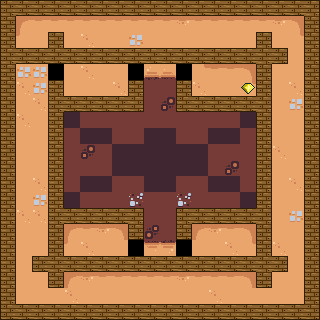

This game map was drawn from its Tiled (.tmx) file and the tilesets committed beside it. A one-line description and the trimmed map source follow:
An orthogonal 20x20 tile map with 16x16 px tiles, 3 tile layers (ground, obstacle, diamond), 8 tilesets and 18 objects (5x spider-enemy-small, player, exit-point, monster-enemy-blue, key-blue, ...).

<map version="1.10" tiledversion="1.10.2" orientation="orthogonal" renderorder="right-down" width="20" height="20" tilewidth="16" tileheight="16" infinite="0" nextlayerid="12" nextobjectid="21">
 <tileset firstgid="1" source="../tsx/ground.tsx" />
 <tileset firstgid="17" source="../tsx/single-wood-wall.tsx" />
 <tileset firstgid="33" source="../tsx/door.tsx" />
 <tileset firstgid="45" source="../tsx/collectable.tsx" />
 <tileset firstgid="61" source="../tsx/player.tsx" />
 <tileset firstgid="101" source="../tsx/misc.tsx" />
 <tileset firstgid="117" source="../tsx/monster-enemy-blue.tsx" />
 <tileset firstgid="125" source="../tsx/spider-enemy-small.tsx" />
 <layer id="1" name="ground" width="20" height="20">
  <data>[400 cells, 240 non-empty, 14 distinct tile ids]</data>
 </layer>
 <objectgroup id="7" name="major-game-item">
  <object id="13" name="player" gid="61" x="16" y="32" width="16" height="16">
   <properties>
    <property name="speed" type="float" value="5" />
   </properties>
  </object>
  <object id="14" name="exit-point" gid="101" x="272" y="48" width="16" height="16" />
 </objectgroup>
 <layer id="2" name="obstacle" width="20" height="20">
  <data>[400 cells, 160 non-empty, 14 distinct tile ids]</data>
 </layer>
 <group id="9" name="enemy">
  <objectgroup id="10" name="monster-enemy">
   <object id="15" name="monster-enemy-blue" gid="117" x="144" y="160" width="16" height="16">
    <properties>
     <property name="damage_power" type="int" value="2" />
     <property name="energy" type="int" value="100" />
     <property name="score" type="int" value="50" />
     <property name="speed" type="float" value="2" />
     <property name="start_delay" type="int" value="0" />
    </properties>
   </object>
  </objectgroup>
  <objectgroup id="11" name="spider-enemy">
   <object id="16" name="spider-enemy-small" gid="125" x="288" y="32" width="16" height="16">
    <properties>
     <property name="damage_power" type="int" value="2" />
     <property name="energy" type="int" value="100" />
     <property name="motion_schedule" value="0, 60, 30" />
     <property name="net_length" type="int" value="3" />
     <property name="score" type="int" value="80" />
     <property name="speed" type="float" value="2" />
    </properties>
   </object>
   <object id="17" name="spider-enemy-small" gid="125" x="272" y="288" width="16" height="16">
    <properties>
     <property name="damage_power" type="int" value="2" />
     <property name="energy" type="int" value="100" />
     <property name="motion_schedule" value="0, 30, 30" />
     <property name="net_length" type="int" value="1" />
     <property name="score" type="int" value="80" />
     <property name="speed" type="float" value="1.5" />
    </properties>
   </object>
   <object id="18" name="spider-enemy-small" gid="125" x="224" y="80" width="16" height="16">
    <properties>
     <property name="damage_power" type="int" value="2" />
     <property name="energy" type="int" value="100" />
     <property name="motion_schedule" value="0, 20, 20, 20, 50" />
     <property name="net_length" type="int" value="1" />
     <property name="score" type="int" value="80" />
     <property name="speed" type="float" value="3.5" />
    </properties>
   </object>
   <object id="19" name="spider-enemy-small" gid="125" x="208" y="240" width="16" height="16">
    <properties>
     <property name="damage_power" type="int" value="2" />
     <property name="energy" type="int" value="100" />
     <property name="motion_schedule" value="30" />
     <property name="net_length" type="int" value="1" />
     <property name="score" type="int" value="80" />
     <property name="speed" type="float" value="2.5" />
    </properties>
   </object>
   <object id="20" name="spider-enemy-small" gid="125" x="112" y="240" width="16" height="16">
    <properties>
     <property name="damage_power" type="int" value="2" />
     <property name="energy" type="int" value="100" />
     <property name="motion_schedule" value="60" />
     <property name="net_length" type="int" value="1" />
     <property name="score" type="int" value="80" />
     <property name="speed" type="float" value="4" />
    </properties>
   </object>
  </objectgroup>
 </group>
 <group id="4" name="collectable">
  <objectgroup id="5" name="key">
   <object id="4" name="key-blue" gid="53" x="288" y="32" width="16" height="16">
    <properties>
     <property name="key_name" value="blue" />
     <property name="score" type="int" value="100" />
    </properties>
   </object>
   <object id="5" name="key-red" gid="57" x="272" y="288" width="16" height="16">
    <properties>
     <property name="key_name" value="red" />
     <property name="score" type="int" value="100" />
    </properties>
   </object>
   <object id="6" name="key-gold" gid="56" x="32" y="288" width="16" height="16">
    <properties>
     <property name="key_name" value="gold" />
     <property name="score" type="int" value="100" />
    </properties>
   </object>
   <object id="7" name="key-green" gid="55" x="240" y="240" width="16" height="16">
    <properties>
     <property name="key_name" value="green" />
     <property name="score" type="int" value="100" />
    </properties>
   </object>
   <object id="8" name="key-violet" gid="54" x="64" y="240" width="16" height="16">
    <properties>
     <property name="key_name" value="violet" />
     <property name="score" type="int" value="100" />
    </properties>
   </object>
  </objectgroup>
  <layer id="6" name="diamond" width="20" height="20">
   <data>[400 cells, 1 non-empty, 1 distinct tile ids]</data>
  </layer>
 </group>
 <objectgroup id="3" name="door">
  <object id="2" name="door-blue" gid="39" x="48" y="80" width="16" height="16">
   <properties>
    <property name="key_name" value="blue" />
   </properties>
  </object>
  <object id="3" name="door-gold" gid="42" x="176" y="256" width="16" height="16">
   <properties>
    <property name="key_name" value="gold" />
   </properties>
  </object>
  <object id="10" name="door-red" gid="43" x="128" y="80" width="16" height="16">
   <properties>
    <property name="key_name" value="red" />
   </properties>
  </object>
  <object id="11" name="door-violet" gid="40" x="176" y="80" width="16" height="16">
   <properties>
    <property name="key_name" value="violet" />
   </properties>
  </object>
  <object id="12" name="door-green" gid="41" x="128" y="256" width="16" height="16">
   <properties>
    <property name="key_name" value="green" />
   </properties>
  </object>
 </objectgroup>
</map>